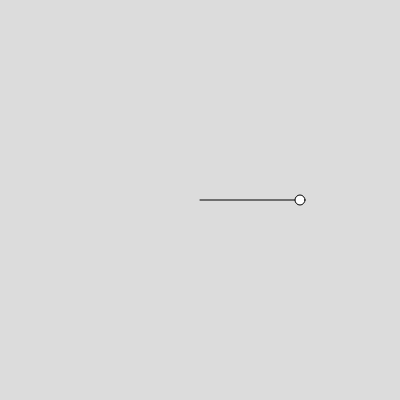
Frame 1 (no input)
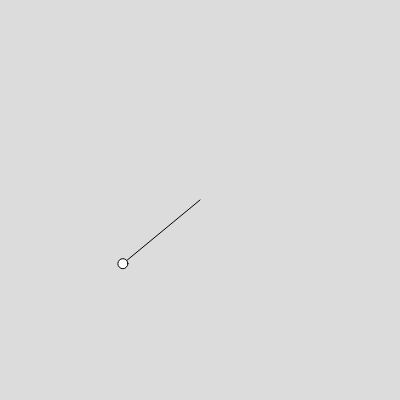
Frame 60 (no input)
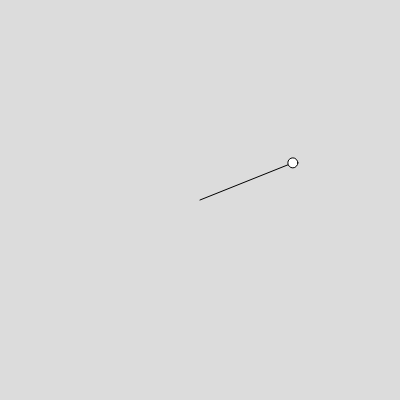
Frame 120 (the mouse pressed at the canvas centre since frame 60)

The p5.js sketch that drew these frames (run headless with seeded random() and noise() and a simulated clock; from frame 60 on, the mouse is pressed at the canvas centre):

// p5.js sketch
// ── sketch.js
/*cómo regulo la velocidad con la gira? y que las pelotitas cambien de color segun el cuarto de plano en el que esten*/

var r = 100;
var theta = 0;
let c;

function setup() {
  createCanvas(400, 400);
  c = random(100)
}

function draw() {
  background(220);
  push();
  translate(width / 2, height / 2);

  var x = r * cos(theta);
  var y = r * sin(theta);

  fill = c
  
  line(0, 0, x, y);

  ellipse(x, y, 10, 10);

  pop();

  theta += 1;
}
